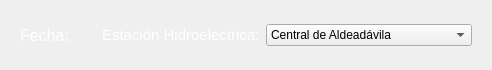
         <widget class="QWidget" name="widget_3" native="true">
          <property name="maximumSize">
           <size>
            <width>16777215</width>
            <height>70</height>
           </size>
          </property>
          <layout class="QHBoxLayout" name="horizontalLayout_7">
           <item>
            <layout class="QHBoxLayout" name="horizontalLayout_6">
             <property name="spacing">
              <number>0</number>
             </property>
             <item>
              <widget class="QWidget" name="widget_6" native="true">
               <layout class="QHBoxLayout" name="horizontalLayout_2">
                <item>
                 <widget class="QLabel" name="label_2">
                  <property name="font">
                   <font>
                    <pointsize>12</pointsize>
                   </font>
                  </property>
                  <property name="styleSheet">
                   <string notr="true">color: rgb(255, 255, 255);</string>
                  </property>
                  <property name="text">
                   <string>Fecha:</string>
                  </property>
                  <property name="alignment">
                   <set>Qt::AlignCenter</set>
                  </property>
                 </widget>
                </item>
                <item>
                 <widget class="QLabel" name="fechaRf">
                  <property name="font">
                   <font>
                    <pointsize>12</pointsize>
                    <weight>50</weight>
                    <bold>false</bold>
                   </font>
                  </property>
                  <property name="styleSheet">
                   <string notr="true">color: rgb(255, 255, 255);</string>
                  </property>
                  <property name="text">
                   <string/>
                  </property>
                  <property name="alignment">
                   <set>Qt::AlignCenter</set>
                  </property>
                 </widget>
                </item>
               </layout>
              </widget>
             </item>
             <item>
              <widget class="QWidget" name="widget_7" native="true">
               <layout class="QHBoxLayout" name="horizontalLayout_3">
                <item>
                 <widget class="QLabel" name="label_5">
                  <property name="font">
                   <font>
                    <pointsize>11</pointsize>
                   </font>
                  </property>
                  <property name="styleSheet">
                   <string notr="true">color: rgb(255, 255, 255);</string>
                  </property>
                  <property name="text">
                   <string>Estación Hidroeléctrica:</string>
                  </property>
                 </widget>
                </item>
                <item>
                 <widget class="QComboBox" name="comboBoxRf">
                  <property name="font">
                   <font>
                    <pointsize>9</pointsize>
                   </font>
                  </property>
                  <property name="currentText">
                   <string>Central de Aldeadávila</string>
                  </property>
                  <item>
                   <property name="text">
                    <string>Central de Aldeadávila</string>
                   </property>
                  </item>
                  <item>
                   <property name="text">
                    <string>Central José María de Oriol</string>
                   </property>
                  </item>
                  <item>
                   <property name="text">
                    <string>Central de Villarino</string>
                   </property>
                  </item>
                  <item>
                   <property name="text">
                    <string>Central de Cortes-La Muela</string>
                   </property>
                  </item>
                  <item>
                   <property name="text">
                    <string>Central de Saucelle</string>
                   </property>
                  </item>
                  <item>
                   <property name="text">
                    <string>Cedillo</string>
                   </property>
                  </item>
                  <item>
                   <property name="text">
                    <string>Estany-Gento Sallente</string>
                   </property>
                  </item>
                  <item>
                   <property name="text">
                    <string>Central de Tajo de la Encantada</string>
                   </property>
                  </item>
                  <item>
                   <property name="text">
                    <string>Central de Aguayo</string>
                   </property>
                  </item>
                  <item>
                   <property name="text">
                    <string>Mequinenza</string>
                   </property>
                  </item>
                  <item>
                   <property name="text">
                    <string>Mora de Luna</string>
                   </property>
                  </item>
                 </widget>
                </item>
               </layout>
              </widget>
             </item>
            </layout>
           </item>
          </layout>
         </widget>
